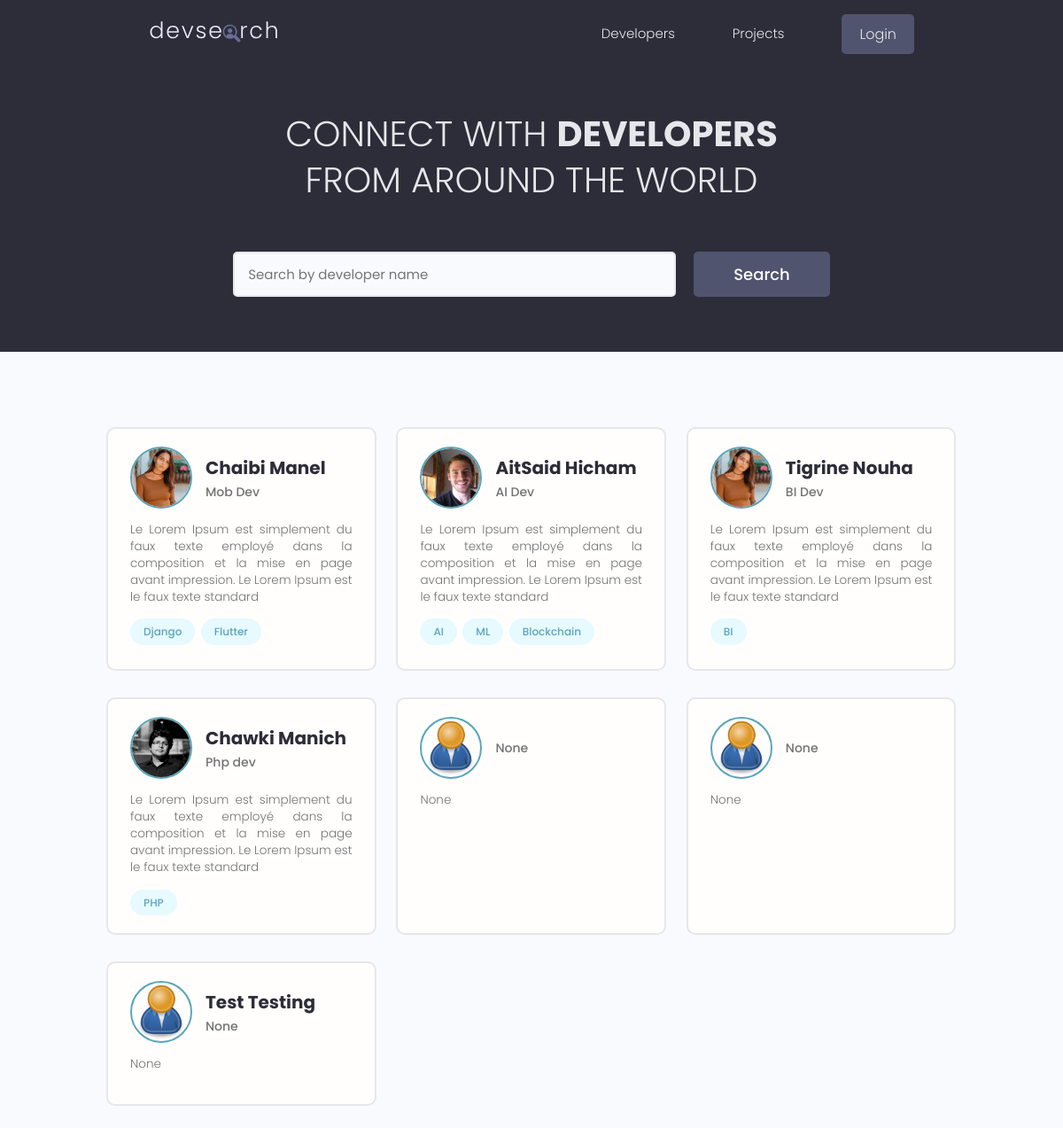
Before: / with the older database file.
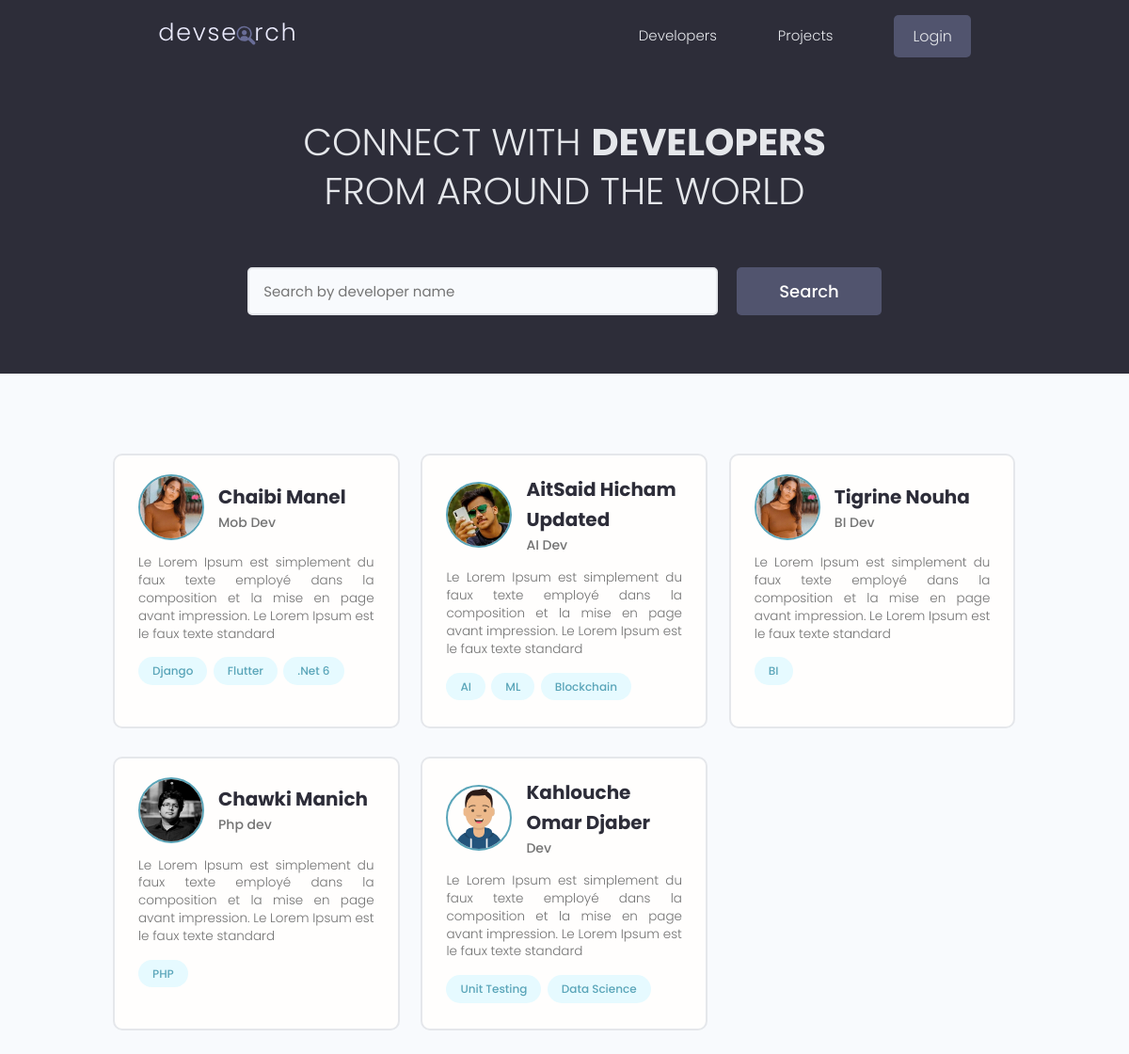
After: the same page with the newer database file.
### users/models.py (models this page shows, shortened)
class Profile(models.Model):
    user = models.OneToOneField(
        User, on_delete=models.CASCADE, null=True, blank=True)
    name = models.CharField(max_length=200, blank=True, null=True)
    email = models.EmailField(max_length=500, blank=True, null=True)
    username = models.CharField(max_length=200, blank=True, null=True)
    location = models.CharField(max_length=200, blank=True, null=True)
    short_intro = models.CharField(max_length=200, blank=True, null=True)
    bio = models.TextField(blank=True, null=True)
    profile_image = models.ImageField(
        null=True, blank=True, upload_to='profiles/', default="profiles/user-default.png")
    social_github = models.CharField(max_length=200, blank=True, null=True)
    social_twitter = models.CharField(max_length=200, blank=True, null=True)
    social_linkedin = models.CharField(max_length=200, blank=True, null=True)
    social_youtube = models.CharField(max_length=200, blank=True, null=True)
    social_website = models.CharField(max_length=200, blank=True, null=True)
    created = models.DateTimeField(auto_now_add=True)
    id = models.UUIDField(default=uuid.uuid4, unique=True,
                          primary_key=True, editable=False)

class Skill(models.Model):
    owner = models.ForeignKey(
        Profile, on_delete=models.CASCADE, null=True, blank=True)
    name = models.CharField(max_length=200, blank=True, null=True)
    description = models.TextField(null=True, blank=True)
    created = models.DateTimeField(auto_now_add=True)
    id = models.UUIDField(default=uuid.uuid4, unique=True,
                          primary_key=True, editable=False)
    def __str__(self):
        return str(self.name)

### users/views.py (the view)
# urls.py: path('', views.profiles, name="profiles"),
def profiles(request):
    profiles = Profile.objects.all()
    context = {'profiles': profiles}
    return render(request, 'users/profiles.html', context)

### users/templates/users/profiles.html (shortened to what this page needs)
{% extends 'main.html' %}
{% block content %}
<main class="home">
    <section class="hero-section text-center">
        <div class="container container--narrow">
            <div class="hero-section__box">
                <h2>CONNECT WITH <span>DEVELOPERS</span></h2>
                <h2>FROM AROUND THE WORLD</h2>
            </div>
            <div class="hero-section__search">
                <form class="form" action="#" method="get">
                  <div class="form__field">
                    <input class="input input--text" id="formInput#search" type="text" name="text"
                      placeholder="Search by developer name" />
                  </div>
                  <input class="btn btn--sub btn--lg" type="submit" value="Search" />
                </form>
              </div>
        </div>
    </section>
    <section class="devlist">
        <div class="container">
            <div class="grid grid--three">
                {% for profile in profiles %}
                <div class="column card">
                    <div class="dev">
                        <a href="{% url 'user-profile' profile.id %}" class="card__body">
                            <div class="dev__profile">
                                <img class="avatar avatar--md" src="{{ profile.profile_image.url }}" alt="image" />
                                <div class="dev__meta">
                                    <h3>{{profile.name}}</h3>
                                    <h5>{{profile.short_intro|slice:"60"}}</h5>
                                </div>
                            </div>
                            <p class="dev__info">{{profile.bio|slice:"150"}}</p>
                            <div class="dev__skills">
                                {% for skill in profile.skill_set.all|slice:"5" %}
                                <span class="tag tag--pill tag--main">
                                    <small>{{skill}}</small>
                                </span>
                                {% endfor %}
                            </div>
                        </a>
                    </div>
                </div>
                {% endfor %}
            </div>
        </div>
    </section>
</main>
{% endblock content %}

### templates/main.html (shortened to what this page needs)
<!DOCTYPE html>
{% load static %}
<html>
<head>
    <link rel="stylesheet" href="https://cdn.iconmonstr.com/1.3.0/css/iconmonstr-iconic-font.min.css" />
    <link rel="stylesheet" href="{% static 'uikit/styles/uikit.css' %}" />
    <link rel="stylesheet" href="{% static 'styles/app.css' %}" />
</head>
<body>
    {% include 'navbar.html' %}
    {% block content %}
    {% endblock content %}
</body>
</html>

### templates/navbar.html (shortened to what this page needs)
{% load static %}
<header class="header">
    <div class="container container--narrow">
        <a href="{% url 'profiles' %}" class="header__logo">
            <img src="{% static 'images/logo.svg' %} " alt="DevSearch Logo" />
        </a>
        <nav class="header__nav">
            <ul class="header__menu">
                <li class="header__menuItem"><a href="{% url 'profiles' %}">Developers</a></li>
                <li class="header__menuItem"><a href="{% url 'projects' %}">Projects</a></li>
                {% if request.user.is_authenticated %}
                <li class="header__menuItem"><a href="{% url 'account' %}">Account</a></li>
                <li class="header__menuItem"><a href="{% url 'logout' %}" class="btn btn--sub">Logout</a></li>
                {% else %}
                <li class="header__menuItem"><a href="{% url 'login' %}" class="btn btn--sub">Login</a></li>
                {% endif %}
            </ul>
        </nav>
    </div>
</header>

### static/styles/app.css (style rules this page uses)
:root { --color-sub: #2d2d39; }
.btn--sub { background-color: var(--color-sub-light); }
.card { border: 2px solid var(--color-light); }
img { width: 100%; }
.header { position: sticky; z-index: 111; background-color: var(--color-sub); padding: 1.5rem 0; }
.header > .container { display: flex; justify-content: space-between; align-items: center; }
.header__logo > img { height: 3.8rem; }
.header__nav > ul { display: inline-flex; align-items: center; list-style: none; gap: 6.5rem; }
.header__menuItem > a { color: var(--color-light); font-weight: 300; }
.hero-section { height: 40vh; display: flex; align-items: center; background-color: var(--color-sub); }
.hero-section__box { margin-bottom: 4rem; }
.hero-section__box > h2, .hero-section__box > h2 > span { font-size: 4rem; color: var(--color-light); line-height: 1.3; text-transform: uppercase; }
.hero-section__box > h2 { font-weight: 300; }
.hero-section__box > h2 > span { font-weight: 700; }
.hero-section__search > .form { display: flex; align-items: center; justify-content: center; gap: 2rem; }
.hero-section__search > .form input.input--text { width: 50rem; }
.devlist { margin-top: 8rem; }
.devlist .grid { align-items: stretch; }
.devlist .dev .dev__profile { display: flex; align-items: center; gap: 1.5rem; }
.devlist .dev .dev__meta h3 { color: var(--color-sub); font-size: 2rem; font-weight: 700; }
.devlist .dev .dev__meta h5 { color: var(--color-text); font-size: 1.4rem; font-weight: 500; }
.devlist .dev .dev__info { margin: 1.5rem 0; font-size: 1.35rem; line-height: 1.4; text-align: justify; }

### static/uikit/styles/modules/_variables.css (style rules this page uses)
:root { --color-main: #5aa5b9; --color-main-light: #e6faff; --color-sub: #3f4156; --color-sub-light: #51546e; --color-sub-lighter: #ededfd; --color-text: #737373; --color-gray: #8b8b8b; --color-light: #e5e7eb; --color-light-gray: #767676; --color-bg: #f8fafd; --color-white: #fffefd; --color-white-light: #f3f3f3; --color-success: #359e64; --color-success-bg: #def8e8; --color-error: #fc4b0b; --color-error-bg: #fff2ee; --font-base: 'Poppins', arial, helvetica, 'Segoe UI', roboto, ubuntu, sans-serif; --font-monospace: 'Fira Code', 'Courier New', courier, monospace; --font-regular: 300; --font-medium: 500; --font-bold: 700; --generic-shadow: 1px 1px 5px #00000010; --generic-transition: all 0.3s ease-in-out; }

### static/uikit/styles/modules/_base.css (style rules this page uses)
* { margin: 0; padding: 0; box-sizing: border-box; text-rendering: optimizeLegibility; color: inherit; font-size: inherit; }
html { font-size: 50%; }
@media only screen and (min-width: 480px) { html { font-size: 56.25%; } }
@media only screen and (min-width: 1200px) { html { font-size: 62.5%; } }
body { line-height: 1.6; font-weight: 400; font-size: 1.5rem; color: var(--color-text); background-color: var(--color-bg); min-height: 100vh; }

### static/uikit/styles/modules/_typography.css (style rules this page uses)
* { font-family: var(--font-base); }
h2 { font-size: 3.6rem; font-weight: var(--font-bold); }
h3 { font-size: 3.2rem; font-weight: var(--font-medium); }
h5 { font-size: 2.4rem; font-weight: var(--font-medium); }
h5, h6 { font-weight: var(--font-regular); }
p, span, strong { font-size: 1.6rem; color: var(--color-text); font-weight: var(--font-regular); }
a { padding-bottom: 2px; text-decoration: none; display: inline-block; color: var(--color-main); font-weight: var(--font-medium); }

### static/uikit/styles/modules/_utilities.css (style rules this page uses)
.container { width: 92%; max-width: 165rem; margin: 0 auto; box-sizing: border-box; }
.container--narrow { width: 92%; max-width: 120rem; }
@media screen and (min-width: 1000px) { .container { width: 90%; } }
@media screen and (min-width: 1000px) { .container--narrow { width: 85%; } }
@media screen and (min-width: 1200px) { .container { width: 80%; } }
@media screen and (min-width: 1200px) { .container--narrow { width: 72%; } }
.text-center { text-align: center; }

### static/uikit/styles/modules/_avatar.css (style rules this page uses)
.avatar { border-radius: 50%; border: 2px solid var(--color-main); object-fit: cover; }
.avatar--md { height: 7rem; width: 7rem; }

### static/uikit/styles/modules/_button.css (style rules this page uses)
.btn { display: inline-block; position: relative; cursor: pointer; background-color: var(--color-light); font-weight: var(--font-medium); color: var(--color-sub); text-decoration: none; padding: 1rem 2rem; border-radius: 0.5rem; border: none; width: -webkit-fit-content; width: -moz-fit-content; width: fit-content; height: -webkit-fit-content; height: -moz-fit-content; height: fit-content; font-size: 1.6rem; outline-width: 0; outline-color: transparent; -webkit-backface-visibility: hidden; backface-visibility: hidden; transition: all 0.3s ease-in-out; }
.btn--sub { background-color: var(--color-sub); color: var(--color-white); }
.btn--lg { font-size: 1.8rem; padding: 1.2rem 4.5rem; }

Changed rows visible on the page:
removed Profile: profile_image (placeholder picture), short_intro "None", bio "None"
removed Profile: profile_image (placeholder picture), short_intro "None", bio "None"
removed Profile: profile_image (placeholder picture), name "Test Testing", short_intro "None", bio "None"
added Skill: name ".Net 6", shown under Profile "Chaibi Manel"
changed Profile "AI Dev": profile_image: a different picture; name "AitSaid Hicham" → "AitSaid Hicham Updated"
added Profile: profile_image (picture), name "Kahlouche Omar Djaber", short_intro "Dev", bio "Le Lorem Ipsum est simplement du faux texte employé dans la composition et la mise en page avant impression. Le Lorem Ipsum est le faux texte standard"
added Skill: name "Unit Testing", shown under "Kahlouche Omar Djaber"
added Skill: name "Data Science", shown under "Kahlouche Omar Djaber"
